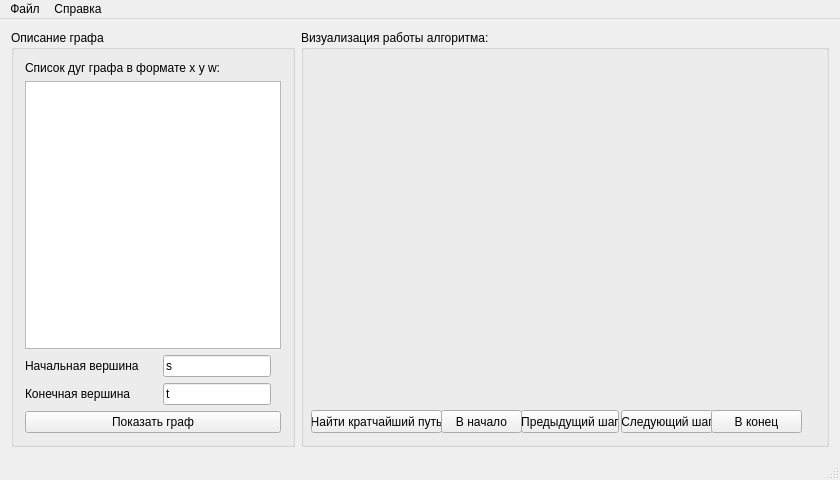
<?xml version="1.0" encoding="UTF-8"?>
<ui version="4.0">
 <class>GUIClass</class>
 <widget class="QMainWindow" name="GUIClass">
  <property name="geometry">
   <rect>
    <x>0</x>
    <y>0</y>
    <width>840</width>
    <height>480</height>
   </rect>
  </property>
  <property name="minimumSize">
   <size>
    <width>840</width>
    <height>480</height>
   </size>
  </property>
  <property name="windowTitle">
   <string>Алгоритм Дейкстры</string>
  </property>
  <widget class="QWidget" name="centralWidget">
   <layout class="QGridLayout" name="gridLayout_2">
    <item row="0" column="1">
     <widget class="QGroupBox" name="gbVisualization">
      <property name="title">
       <string>Визуализация работы алгоритма:</string>
      </property>
      <widget class="QPushButton" name="btnSearch">
       <property name="geometry">
        <rect>
         <x>10</x>
         <y>380</y>
         <width>131</width>
         <height>23</height>
        </rect>
       </property>
       <property name="sizePolicy">
        <sizepolicy hsizetype="MinimumExpanding" vsizetype="Fixed">
         <horstretch>0</horstretch>
         <verstretch>0</verstretch>
        </sizepolicy>
       </property>
       <property name="text">
        <string>Найти кратчайший путь</string>
       </property>
      </widget>
      <widget class="QPushButton" name="btnNext">
       <property name="geometry">
        <rect>
         <x>320</x>
         <y>380</y>
         <width>92</width>
         <height>23</height>
        </rect>
       </property>
       <property name="sizePolicy">
        <sizepolicy hsizetype="MinimumExpanding" vsizetype="Fixed">
         <horstretch>0</horstretch>
         <verstretch>0</verstretch>
        </sizepolicy>
       </property>
       <property name="text">
        <string>Следующий шаг</string>
       </property>
      </widget>
      <widget class="QPushButton" name="btnPrevious">
       <property name="geometry">
        <rect>
         <x>220</x>
         <y>380</y>
         <width>98</width>
         <height>23</height>
        </rect>
       </property>
       <property name="sizePolicy">
        <sizepolicy hsizetype="MinimumExpanding" vsizetype="Fixed">
         <horstretch>0</horstretch>
         <verstretch>0</verstretch>
        </sizepolicy>
       </property>
       <property name="text">
        <string>Предыдущий шаг</string>
       </property>
      </widget>
      <widget class="QPushButton" name="btnToTheEnd">
       <property name="geometry">
        <rect>
         <x>410</x>
         <y>380</y>
         <width>91</width>
         <height>23</height>
        </rect>
       </property>
       <property name="sizePolicy">
        <sizepolicy hsizetype="MinimumExpanding" vsizetype="Fixed">
         <horstretch>0</horstretch>
         <verstretch>0</verstretch>
        </sizepolicy>
       </property>
       <property name="text">
        <string>В конец</string>
       </property>
      </widget>
      <widget class="QPushButton" name="btnToTheBeginning">
       <property name="geometry">
        <rect>
         <x>140</x>
         <y>380</y>
         <width>81</width>
         <height>23</height>
        </rect>
       </property>
       <property name="sizePolicy">
        <sizepolicy hsizetype="MinimumExpanding" vsizetype="Fixed">
         <horstretch>0</horstretch>
         <verstretch>0</verstretch>
        </sizepolicy>
       </property>
       <property name="text">
        <string>В начало</string>
       </property>
      </widget>
     </widget>
    </item>
    <item row="0" column="0">
     <widget class="QGroupBox" name="gbGraph">
      <property name="sizePolicy">
       <sizepolicy hsizetype="Fixed" vsizetype="Preferred">
        <horstretch>0</horstretch>
        <verstretch>0</verstretch>
       </sizepolicy>
      </property>
      <property name="title">
       <string>Описание графа</string>
      </property>
      <layout class="QGridLayout" name="gridLayout">
       <item row="4" column="1">
        <widget class="QLineEdit" name="leEndVertex">
         <property name="sizePolicy">
          <sizepolicy hsizetype="Fixed" vsizetype="Fixed">
           <horstretch>0</horstretch>
           <verstretch>0</verstretch>
          </sizepolicy>
         </property>
         <property name="text">
          <string>t</string>
         </property>
        </widget>
       </item>
       <item row="5" column="0" colspan="2">
        <widget class="QPushButton" name="btnShowGraph">
         <property name="text">
          <string>Показать граф</string>
         </property>
        </widget>
       </item>
       <item row="4" column="0">
        <widget class="QLabel" name="labEnd">
         <property name="sizePolicy">
          <sizepolicy hsizetype="Fixed" vsizetype="Fixed">
           <horstretch>0</horstretch>
           <verstretch>0</verstretch>
          </sizepolicy>
         </property>
         <property name="text">
          <string>Конечная вершина</string>
         </property>
        </widget>
       </item>
       <item row="3" column="1">
        <widget class="QLineEdit" name="leStartVertex">
         <property name="sizePolicy">
          <sizepolicy hsizetype="Fixed" vsizetype="Fixed">
           <horstretch>0</horstretch>
           <verstretch>0</verstretch>
          </sizepolicy>
         </property>
         <property name="text">
          <string>s</string>
         </property>
        </widget>
       </item>
       <item row="3" column="0">
        <widget class="QLabel" name="labStart">
         <property name="sizePolicy">
          <sizepolicy hsizetype="Fixed" vsizetype="Fixed">
           <horstretch>0</horstretch>
           <verstretch>0</verstretch>
          </sizepolicy>
         </property>
         <property name="text">
          <string>Начальная вершина</string>
         </property>
        </widget>
       </item>
       <item row="0" column="0" colspan="2">
        <widget class="QLabel" name="labGraph">
         <property name="sizePolicy">
          <sizepolicy hsizetype="Fixed" vsizetype="Fixed">
           <horstretch>0</horstretch>
           <verstretch>0</verstretch>
          </sizepolicy>
         </property>
         <property name="text">
          <string>Список дуг графа в формате x y w:</string>
         </property>
        </widget>
       </item>
       <item row="1" column="0" colspan="2">
        <widget class="QTextEdit" name="teGraph">
         <property name="sizePolicy">
          <sizepolicy hsizetype="Fixed" vsizetype="Expanding">
           <horstretch>0</horstretch>
           <verstretch>0</verstretch>
          </sizepolicy>
         </property>
        </widget>
       </item>
      </layout>
     </widget>
    </item>
   </layout>
  </widget>
  <widget class="QStatusBar" name="statusBar"/>
  <widget class="QMenuBar" name="menuBar">
   <property name="geometry">
    <rect>
     <x>0</x>
     <y>0</y>
     <width>840</width>
     <height>21</height>
    </rect>
   </property>
   <widget class="QMenu" name="menu">
    <property name="title">
     <string>Файл</string>
    </property>
    <addaction name="btnMenuOpen"/>
    <addaction name="btnMenuSave"/>
    <addaction name="separator"/>
    <addaction name="btnMenuExit"/>
   </widget>
   <widget class="QMenu" name="menu_2">
    <property name="title">
     <string>Справка</string>
    </property>
    <addaction name="btnMenuHelp"/>
    <addaction name="btnMenuAlgorithm"/>
    <addaction name="separator"/>
    <addaction name="btnMenuAbout"/>
    <addaction name="separator"/>
   </widget>
   <addaction name="menu"/>
   <addaction name="menu_2"/>
  </widget>
  <action name="btnMenuOpen">
   <property name="text">
    <string>Открыть граф..</string>
   </property>
  </action>
  <action name="btnMenuSave">
   <property name="text">
    <string>Сохранить граф...</string>
   </property>
  </action>
  <action name="btnMenuExit">
   <property name="text">
    <string>Выход</string>
   </property>
  </action>
  <action name="btnMenuHelp">
   <property name="text">
    <string>Помощь...</string>
   </property>
  </action>
  <action name="btnMenuAbout">
   <property name="text">
    <string>О программе...</string>
   </property>
  </action>
  <action name="btnMenuAlgorithm">
   <property name="text">
    <string>Об алгоритме...</string>
   </property>
  </action>
 </widget>
 <layoutdefault spacing="6" margin="11"/>
 <resources>
  <include location="gui.qrc"/>
 </resources>
 <connections/>
</ui>
